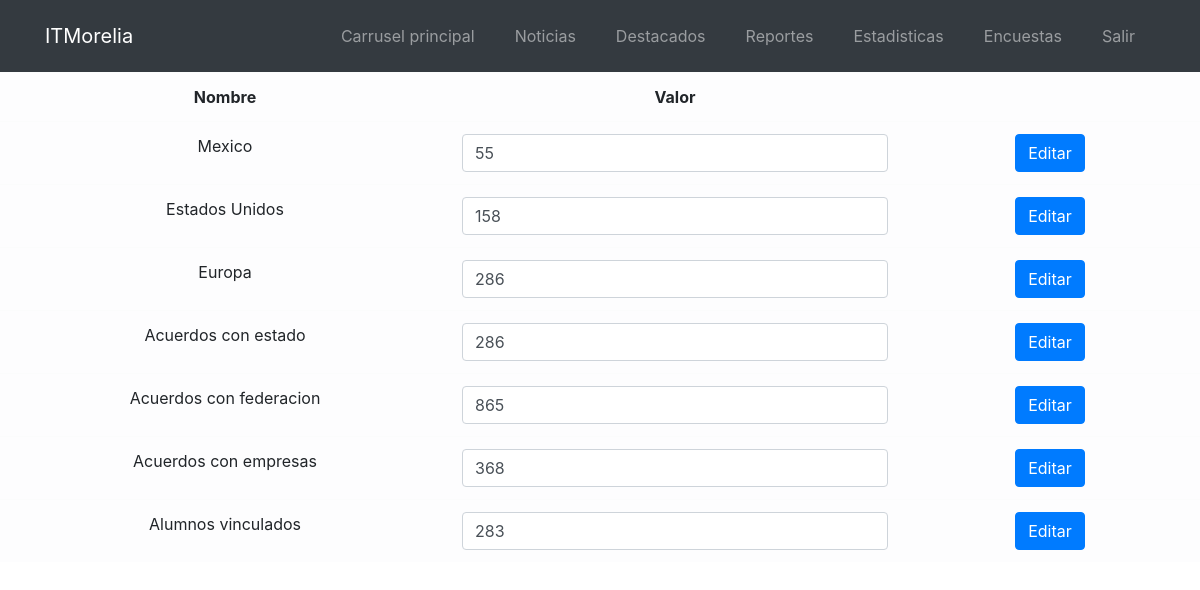
The page /admin/vistas/editEstadistica.php (signed in) on the database its author committed.
### tables this page shows
CREATE TABLE `estadisticas` (
  `id` int(11) NOT NULL AUTO_INCREMENT,
  `estad` varchar(50) NOT NULL,
  `val` int(11) NOT NULL,
  PRIMARY KEY (`id`)
);

### admin/includes/scripts.php (called while the page is built, shortened)
<?php
class scripts {
    public function verEstadis(){
        include "config.php";
        $sql = "SELECT * FROM estadisticas";
        $result = mysqli_query($link, $sql);
        return $result;
    }
}

### admin/vistas/editEstadistica.php (the view, shortened to what this page needs)
<?php
include_once '../includes/scripts.php';
$scrip = new scripts();
$info=$scrip->verEstadis();
 include_once 'head.php';
 ?>
<table class="table table-light table-bordered-black">
    <tbody>
        <tr>
            <th width="10%" class="text-center">Nombre</th>
            <th width="10%" class="text-center">Valor</th>
        </tr>
<?php  while($row = $info->fetch_assoc()){?>
  <tr>
        <form action="../includes/post.php" enctype="multipart/form-data" method="post">
            <td width="15%" class="text-center"> <?php echo  $row['estad'];   ?></td>
            <td width="15%" class="text-center"> <input class="form-control" placeholder="<?php echo  $row['val'];   ?>" value="<?php echo  $row['val'];   ?>" name="val" id="val" type="number" ></td>
            <td width="10%" class="text-center">
                    <button class="btn btn-primary"
                        name="btnAccion"
                        value="editarStad"
                        type="submit">Editar
                    </button>
            </td>
        </form>
        <?php } ?>
    </tbody>
</table>
</body>

### rows shown on the page
estadisticas: estad "Mexico", val "55"
estadisticas: estad "Estados Unidos", val "158"
estadisticas: estad "Europa", val "286"
estadisticas: estad "Acuerdos con estado", val "286"
estadisticas: estad "Acuerdos con federacion", val "865"
estadisticas: estad "Acuerdos con empresas", val "368"
estadisticas: estad "Alumnos vinculados", val "283"
